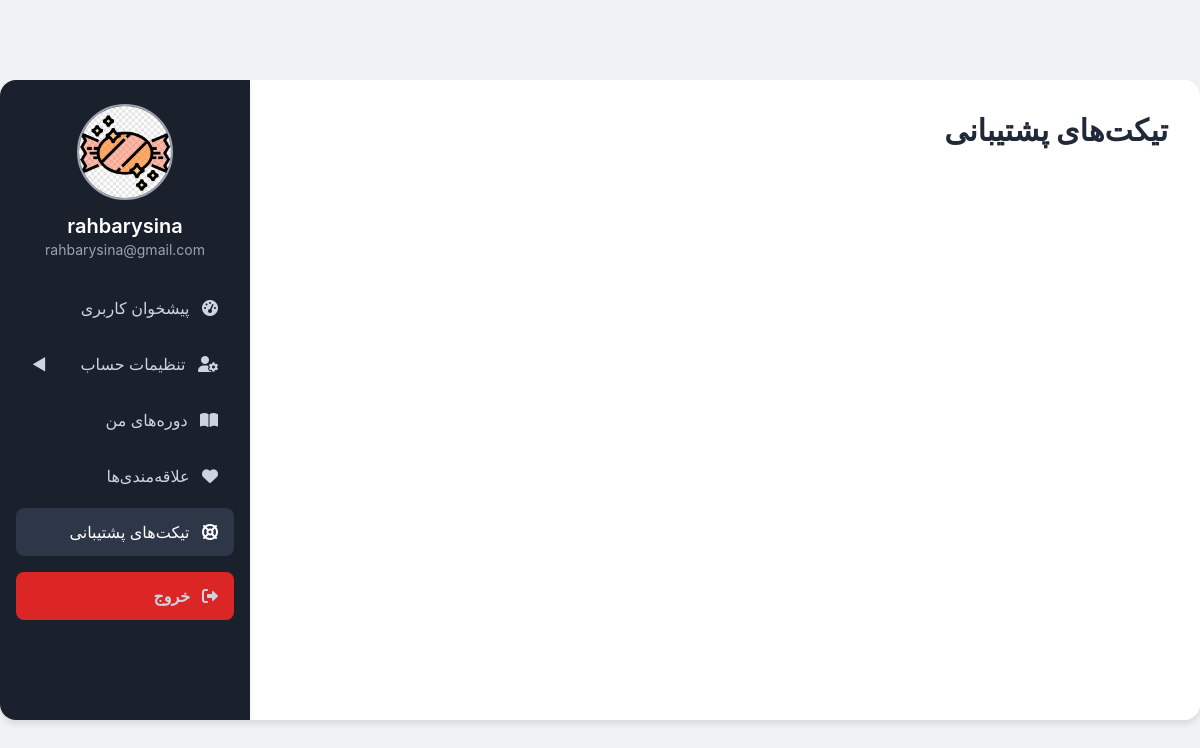
The page /profile/tickets (signed in) on the database its author committed.
### app.py (models this page shows, shortened)
class User(db.Model, UserMixin):
    id = db.Column(db.Integer, primary_key=True)
    email = db.Column(db.String(120), unique=True, nullable=False)
    password_hash = db.Column(db.String(128), nullable=False)
    email_confirmed = db.Column(db.Boolean, default=False)
    first_name = db.Column(db.String(60), nullable=True)
    last_name = db.Column(db.String(60), nullable=True)
    bio = db.Column(db.Text, nullable=True)
    phone_number = db.Column(db.String(20), nullable=True)
    avatar_url = db.Column(db.String(120), nullable=False, default='default.png')
    is_admin = db.Column(db.Boolean, default=False, nullable=False)

### app.py (the view)
@app.route('/profile/tickets')
@login_required
def profile_tickets():
    return render_template('profile/tickets.html', title='تیکت‌های پشتیبانی', tickets=[])

### app.py (called while the page is built)
@login_manager.user_loader
def load_user(user_id):
    return User.query.get(int(user_id))

### templates/profile/tickets.html (shortened to what this page needs)
{% extends "profile/layout.html" %}

### templates/profile/layout.html (shortened to what this page needs)
<!DOCTYPE html>
<html lang="fa" dir="rtl">
<head>
    <script src="https://cdn.tailwindcss.com"></script>
    <link rel="stylesheet" href="{{ url_for('static', filename='css/style.css') }}">
    <link rel="stylesheet" href="{{ url_for('static', filename='css/profile.css') }}">
    <link rel="stylesheet" href="https://cdnjs.cloudflare.com/ajax/libs/font-awesome/6.0.0-beta3/css/all.min.css">
</head>
<body class="bg-f0f2f5 min-h-screen flex justify-center items-center py-8">
    <div class="profile-layout-container">
        <aside class="sidebar flex-shrink-0">
            <div class="text-center mb-6">
                <img src="{{ url_for('static', filename='profile_pics/' + current_user.avatar_url) if current_user.avatar_url else url_for('static', filename='profile_pics/default.png') }}"
                     alt="تصویر پروفایل" class="w-24 h-24 rounded-full mx-auto mb-3 object-cover border-2 border-gray-400">
                <h3 class="text-xl font-semibold text-white">{{ current_user.first_name or current_user.email.split('@')[0] }}</h3>
                <p class="text-sm text-gray-400">{{ current_user.email }}</p>
            </div>
            <nav class="sidebar-nav">
                <ul>
                    <li><a href="{{ url_for('profile_dashboard') }}" class="{% if request.path == url_for('profile_dashboard') %}active{% endif %}"><i class="fas fa-tachometer-alt ml-2"></i> پیشخوان کاربری</a></li>
                    <li class="dropdown">
                        <a href="#" class="dropdown-toggle {% if request.path == url_for('profile_edit') %}active{% endif %}" onclick="toggleDropdown(event, 'settingsDropdown')"><i class="fas fa-user-cog ml-2"></i> تنظیمات حساب</a>
                    </li>
                    <li><a href="{{ url_for('profile_courses') }}" class="{% if request.path == url_for('profile_courses') %}active{% endif %}"><i class="fas fa-book-open ml-2"></i> دوره‌های من</a></li>
                    <li><a href="{{ url_for('profile_favorites') }}" class="{% if request.path == url_for('profile_favorites') %}active{% endif %}"><i class="fas fa-heart ml-2"></i> علاقه‌مندی‌ها</a></li>
                    <li><a href="{{ url_for('profile_tickets') }}" class="{% if request.path == url_for('profile_tickets') %}active{% endif %}"><i class="fas fa-life-ring ml-2"></i> تیکت‌های پشتیبانی</a></li>
                    <li class="mt-4"><a href="{{ url_for('logout') }}" class="bg-red-600 hover:bg-red-700 text-white font-bold py-2 px-4 rounded-lg text-decoration-none transition duration-300 block text-center"><i class="fas fa-sign-out-alt ml-2"></i> خروج</a></li>
                </ul>
            </nav>
        </aside>
        <main class="main-content">
            <h1 class="text-3xl font-bold mb-6 text-gray-800 text-right">{{ title }}</h1>
        </main>
    </div>
</body>
</html>

### static/css/style.css (style rules this page uses)
* { box-sizing: border-box; }
body { font-family: 'Vazir', 'Inter', sans-serif; background-color: #f0f2f5; display: flex; justify-content: center; align-items: center; min-height: 100vh; margin: 0; }

### static/css/profile.css (style rules this page uses)
.profile-layout-container { display: flex; flex-direction: column; width: 100%; max-width: 1200px; min-height: 90vh; background-color: #ffffff; border-radius: 1rem; box-shadow: 0 4px 6px rgba(0, 0, 0, 0.1); overflow: hidden; margin: 1rem auto; }
@media (min-width: 768px) { .profile-layout-container { flex-direction: row-reverse; min-height: 80vh; } }
.sidebar { width: 100%; background-color: #1a202c; padding: 1.5rem 1rem; color: #ffffff; box-shadow: 0 2px 4px rgba(0, 0, 0, 0.1); }
@media (min-width: 768px) { .sidebar { width: 250px; min-height: 100%; } }
.sidebar-nav ul { list-style: none; padding: 0; margin: 0; }
.sidebar-nav li { margin-bottom: 0.5rem; }
.sidebar-nav a { display: block; padding: 0.75rem 1rem; color: #cbd5e0; text-decoration: none; border-radius: 0.5rem; transition: background-color 0.2s, color 0.2s; text-align: right; }
.sidebar-nav a:hover, .sidebar-nav a.active { background-color: #2d3748; color: #ffffff; }
.main-content { flex-grow: 1; padding: 2rem; background-color: #ffffff; min-height: 100%; }

### templates/profile/layout.html (style rules this page uses)
.dropdown-toggle::after { content: '\25c0'; margin-right: 0.5rem; float: left; transition: transform 0.2s ease-in-out; }

### rows shown on the page
User: avatar_url (placeholder picture), first_name+email "rahbarysina", email "rahbarysina@gmail.com"

### other values the page prints
{{ title }} "تیکت‌های پشتیبانی"
